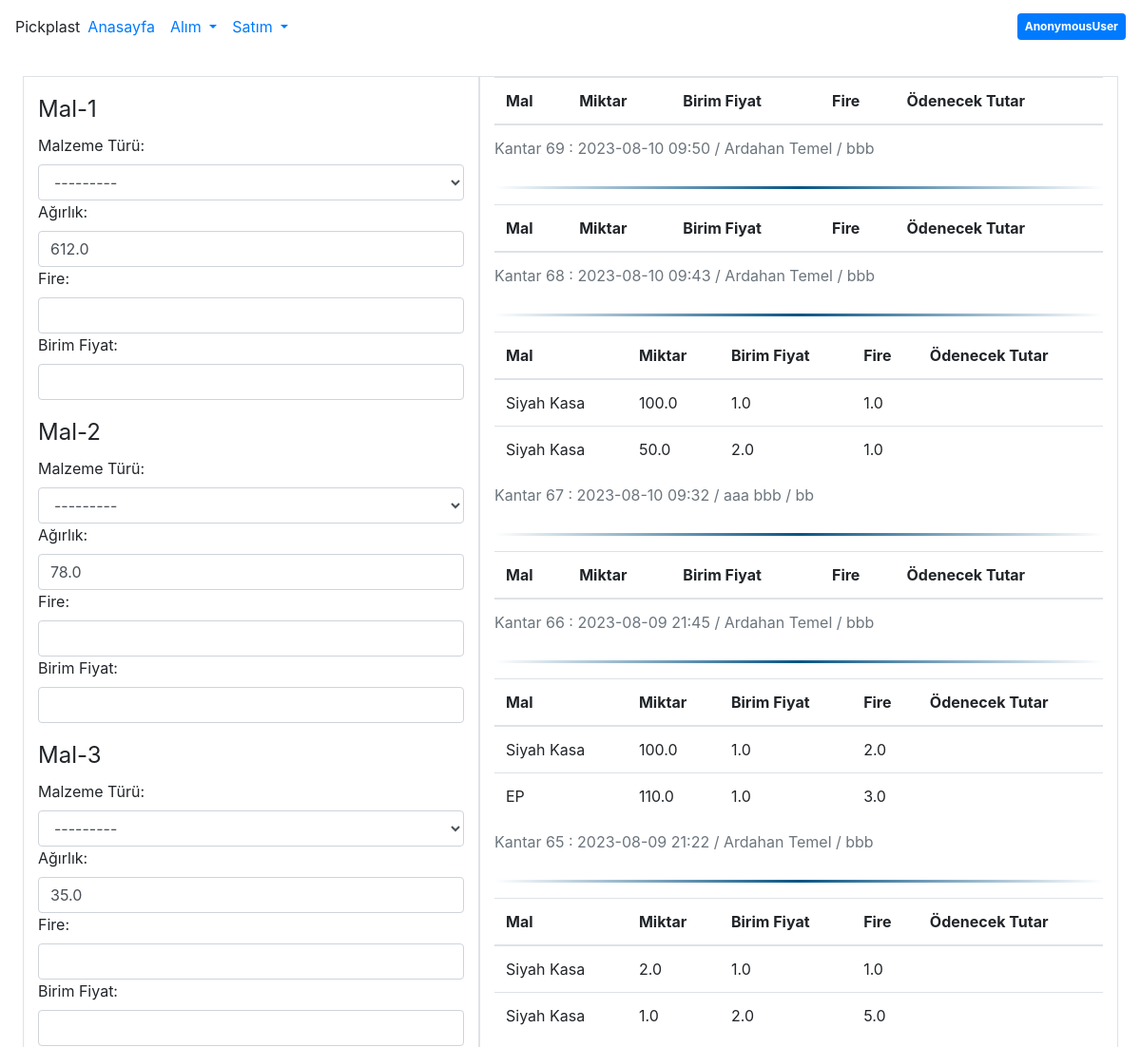
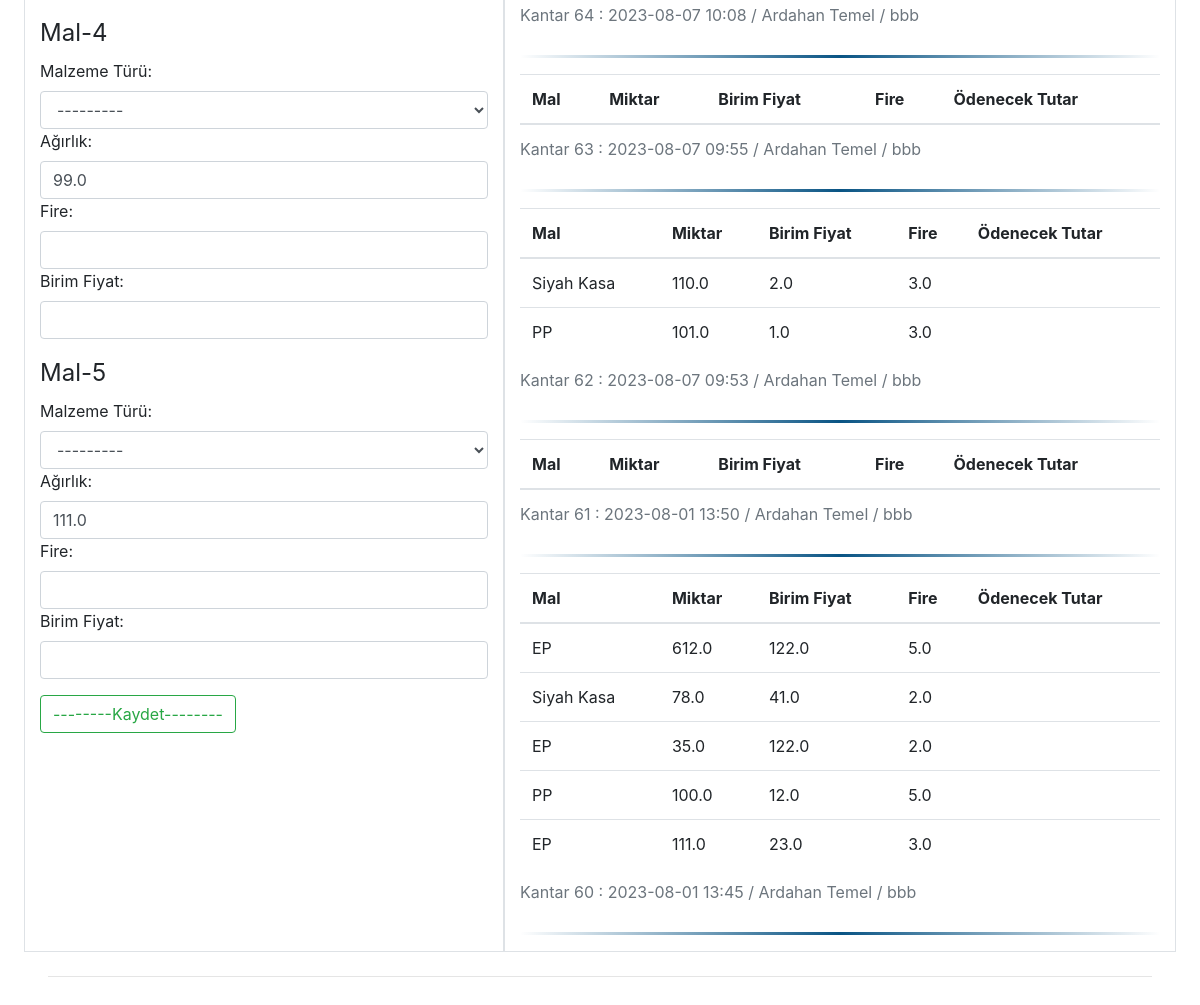
The page /al/60 on the database as committed earlier (2 pictures, top to bottom).
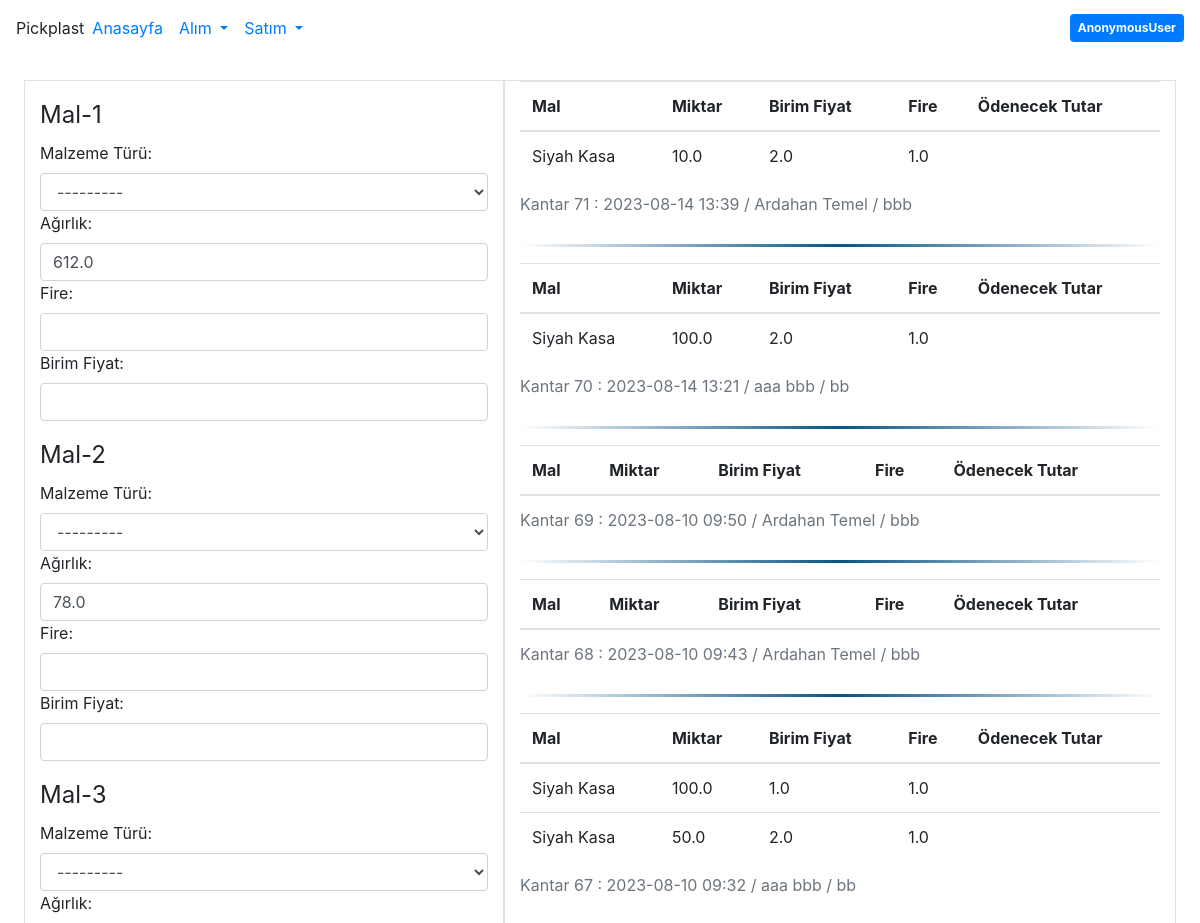
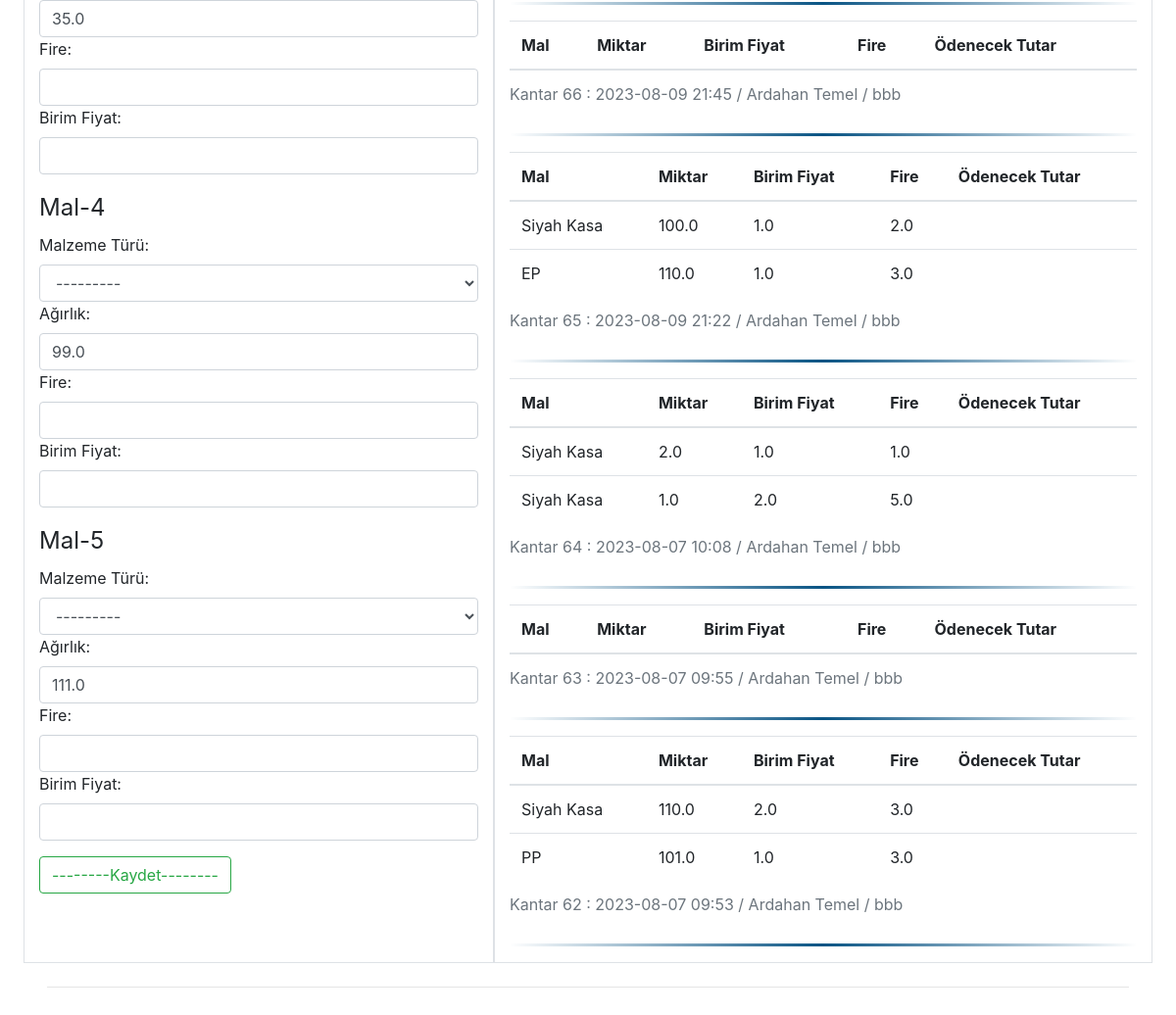
The same page on the database as committed later (2 pictures, top to bottom).
### mainPage/models.py (models this page shows, shortened)
class Kantar(models.Model):
    kantar1 = models.FloatField(verbose_name="Kantar 1")
    kantar2 = models.FloatField(verbose_name="Kantar 2")
    kantar3 = models.FloatField(verbose_name="Kantar 3", null=True, blank=True)
    kantar4 = models.FloatField(verbose_name="Kantar 4", null=True, blank=True)
    kantar5 = models.FloatField(verbose_name="Kantar 5", null=True, blank=True)
    kantar6 = models.FloatField(verbose_name="Kantar 6", null=True, blank=True)
    tarih = models.DateTimeField(verbose_name="Tarih", default=datetime.now, blank=True, null=True)
    tedarikci = models.ForeignKey(Tedarikci, on_delete=models.DO_NOTHING, verbose_name="Tedarikçi")
    note = models.TextField(verbose_name="Not", null=True, blank=True, max_length=180)
    odeme = models.CharField(max_length=100, verbose_name="Ödeme yapıldı mı?", choices=
    [('EVET', 'EVET'), ('HAYIR', 'HAYIR')])
    nakliyat = models.CharField(max_length=100, verbose_name="Taşıma", choices=
    [('PP', 'PP'), ('Ted', 'Ted')])
    faturaNo = models.TextField(verbose_name="Fatura No", null=True, blank=True)
    faturaTarihi = models.DateField(verbose_name="Fatura Tarihi", null=True, blank=True, )
    def __str__(self):
        return f'Kantar {str(self.id)} : {str(self.tarih)[:16]} / {self.tedarikci}'

class Tedarikci(models.Model):
    name = models.CharField(max_length=50, verbose_name="Ad")
    surname = models.CharField(max_length=50, verbose_name="Soyad")
    idNumber = models.CharField(max_length=25, verbose_name="TC Kimlik No")
    adress = models.CharField(max_length=200, verbose_name="Adres")
    tax = models.CharField(max_length=100, verbose_name="Vergi Dairesi")
    mail1 = models.EmailField(max_length=100, verbose_name="E-mail 1")
    mail2 = models.EmailField(max_length=100, verbose_name="E-mail 2")
    phoneNumber1 = models.CharField(max_length=20, verbose_name="Telefon 1")
    phoneNumber2 = models.CharField(max_length=20, verbose_name="Telefon 2")
    IBAN = models.CharField(max_length=100, verbose_name="IBAN")
    bankNumber = models.CharField(max_length=100, verbose_name="Banka Hesap Numarası")
    bank = models.CharField(max_length=100, verbose_name="Banka")
    companyName = models.CharField(max_length=100, verbose_name="Şirket")
    def __str__(self):
        return self.name + " " + self.surname + " / " + self.companyName

class MalAlim(models.Model):
    mal = models.ForeignKey(Hammadde, on_delete=models.DO_NOTHING, verbose_name="Malzeme Türü")
    miktar = models.FloatField(verbose_name="Ağırlık")
    hurda = models.FloatField(verbose_name="Fire")
    birimFiyat = models.FloatField(verbose_name="Birim Fiyat")
    kantar = models.ForeignKey(Kantar, on_delete=models.DO_NOTHING, verbose_name="Kantar tartım numarası")
    odenecek = models.FloatField(verbose_name="Ödenecek Tutar", blank=True, null=True)

class Hammadde(models.Model):
    rawMaterialName = models.CharField(max_length=200, verbose_name="Hammadde Tipi")
    isScrap = models.BooleanField(verbose_name="Değersiz / Hurda mı?", choices=[(1, 'EVET'), (0, 'HAYIR')])
    def __str__(self):
        return self.rawMaterialName

### mainPage/views.py (the view, shortened to what this page needs)
# urls.py: path("al/<int:id>", views.buy1, name="buy"),
def buy1(request, id):
    if request.method == "GET":
        kantar = models.Kantar.objects.get(id=id)
        def getKantarAmount():
            if kantar.kantar6 is not None:
                malAdedi = 5
            elif kantar.kantar5 is not None:
                malAdedi = 4
            elif kantar.kantar4 is not None:
                malAdedi = 3
            elif kantar.kantar3 is not None:
                malAdedi = 2
            elif kantar.kantar2 is not None:
                malAdedi = 1
            return malAdedi
        def getMaterialWeights():
            weights = {}
            if getKantarAmount() == 5:
                weights['w5'] = kantar.kantar5 - kantar.kantar6
                weights['w4'] = kantar.kantar4 - kantar.kantar5
                weights['w3'] = kantar.kantar3 - kantar.kantar4
                weights['w2'] = kantar.kantar2 - kantar.kantar3
                weights['w1'] = kantar.kantar1 - kantar.kantar2
            elif getKantarAmount() == 4:
                weights['w4'] = kantar.kantar4 - kantar.kantar5
                weights['w3'] = kantar.kantar3 - kantar.kantar4
                weights['w2'] = kantar.kantar2 - kantar.kantar3
                weights['w1'] = kantar.kantar1 - kantar.kantar2
            elif getKantarAmount() == 3:
                weights['w3'] = kantar.kantar3 - kantar.kantar4
                weights['w2'] = kantar.kantar2 - kantar.kantar3
                weights['w1'] = kantar.kantar1 - kantar.kantar2
            elif getKantarAmount() == 2:
                weights['w2'] = kantar.kantar2 - kantar.kantar3
                weights['w1'] = kantar.kantar1 - kantar.kantar2
            elif getKantarAmount() == 1:
                weights['w1'] = kantar.kantar1 - kantar.kantar2
            return weights
        def setFormAmount(malAdedi):
            if getKantarAmount() == 5:
                forms = {
                    'form1': djangoForms.MalAlimForm(initial={'kantar': kantar, 'miktar': getMaterialWeights()['w1']}),
                    'form2': djangoForms.MalAlimForm(initial={'kantar': kantar, 'miktar': getMaterialWeights()['w2']}),
                    'form3': djangoForms.MalAlimForm(initial={'kantar': kantar, 'miktar': getMaterialWeights()['w3']}),
                    'form4': djangoForms.MalAlimForm(initial={'kantar': kantar, 'miktar': getMaterialWeights()['w4']}),
                    'form5': djangoForms.MalAlimForm(initial={'kantar': kantar, 'miktar': getMaterialWeights()['w5']}),
                }
                return forms
        context = {}
        context['query'] = getLastMalAlimRecords(10)
        context['kantar'] = kantar
        context['forms'] = setFormAmount(getKantarAmount())
        return render(request, context=context, template_name="mainPage/malGiris.html")

### mainPage/views.py (called while the page is built)
def getLastMalAlimRecords(n):
    kantarlar = models.Kantar.objects.all().order_by('-tarih')[:n]
    query = {}
    for kantar in kantarlar:
        query[str(kantar)] = (kantar, models.MalAlim.objects.filter(kantar=kantar.id))
    return query

### mainPage/templates/mainPage/malGiris.html (shortened to what this page needs)
{% extends 'mainPage/base.html' %}
{% block content %}
{% include 'mainPage/navbar.html' %}
<div class="row m-4 ">
    <div class="col col-md-5 border">
        <form action="" method="post">
            {%for formkeys, form in forms.items%}
            <legend class="mt-3">Mal-{{formkeys|slice:"4:"}}</legend>
            {{form}}
            {% endfor %}
            <button type="submit" name="kaydet" class="btn btn-outline-success mt-3 ">--------Kaydet--------</button>
        </form>
    </div>
    <div class="col col-md-7 border">
        {% for key,value in query.items %}
        <table class="table" style="caption-side: top;">
            <caption>{{value.0}}</caption>
            <thead>
            <tr>
                <th scope="col">Mal</th>
                <th scope="col">Miktar</th>
                <th scope="col">Birim Fiyat</th>
                <th scope="col">Fire</th>
                <th scope="col">Ödenecek Tutar</th>
            </tr>
            </thead>
            <tbody>
            {% for alim in value.1 %}
            <tr>
                <td>{{alim.mal}}</td>
                <td>{{alim.miktar}}</td>
                <td>{{alim.birimFiyat}}</td>
                <td>{{alim.hurda}}</td>
                <td>{{alim.odeme}}</td>
            </tr>
            {% endfor %}
            </tbody>
        </table>
        <hr class="hr2">
            {% endfor %}
    </div>
</div>
<hr class="ml-5 mr-5 bold"/>
{% endblock %}

Rows that differ between the two databases and show on the page:
no longer on this page (row unchanged): Kantar: id+tarih+tedarikci "Kantar 61 : 2023-08-01 13:50 / Ardahan Temel / bbb"
no longer on this page (row unchanged): Kantar: id+tarih+tedarikci "Kantar 60 : 2023-08-01 13:45 / Ardahan Temel / bbb"
no longer on this page (row unchanged): MalAlim: mal "EP", miktar "612.0", birimFiyat "122.0", hurda "5.0", shown under "Kantar 60 : 2023-08-01 13:45 / Ardahan Temel / bbb"
no longer on this page (row unchanged): MalAlim: mal "Siyah Kasa", miktar "78.0", birimFiyat "41.0", hurda "2.0", shown under "Kantar 60 : 2023-08-01 13:45 / Ardahan Temel / bbb"
no longer on this page (row unchanged): MalAlim: mal "EP", miktar "35.0", birimFiyat "122.0", hurda "2.0", shown under "Kantar 60 : 2023-08-01 13:45 / Ardahan Temel / bbb"
no longer on this page (row unchanged): MalAlim: mal "PP", miktar "100.0", birimFiyat "12.0", hurda "5.0", shown under "Kantar 60 : 2023-08-01 13:45 / Ardahan Temel / bbb"
no longer on this page (row unchanged): MalAlim: mal "EP", miktar "111.0", birimFiyat "23.0", hurda "3.0", shown under "Kantar 60 : 2023-08-01 13:45 / Ardahan Temel / bbb"
added Kantar: id+tarih+tedarikci "Kantar 71 : 2023-08-14 13:39 / Ardahan Temel / bbb"
added MalAlim: mal "Siyah Kasa", miktar "10.0", birimFiyat "2.0", hurda "1.0", shown under "Kantar 71 : 2023-08-14 13:39 / Ardahan Temel / bbb"
added Kantar: id+tarih+tedarikci "Kantar 70 : 2023-08-14 13:21 / aaa bbb / bb"
added MalAlim: mal "Siyah Kasa", miktar "100.0", birimFiyat "2.0", hurda "1.0", shown under "Kantar 70 : 2023-08-14 13:21 / aaa bbb / bb"
